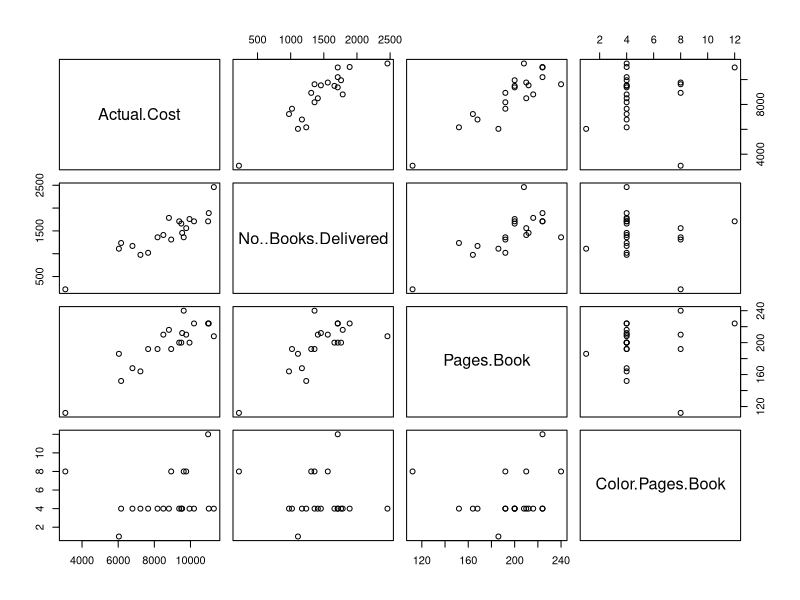
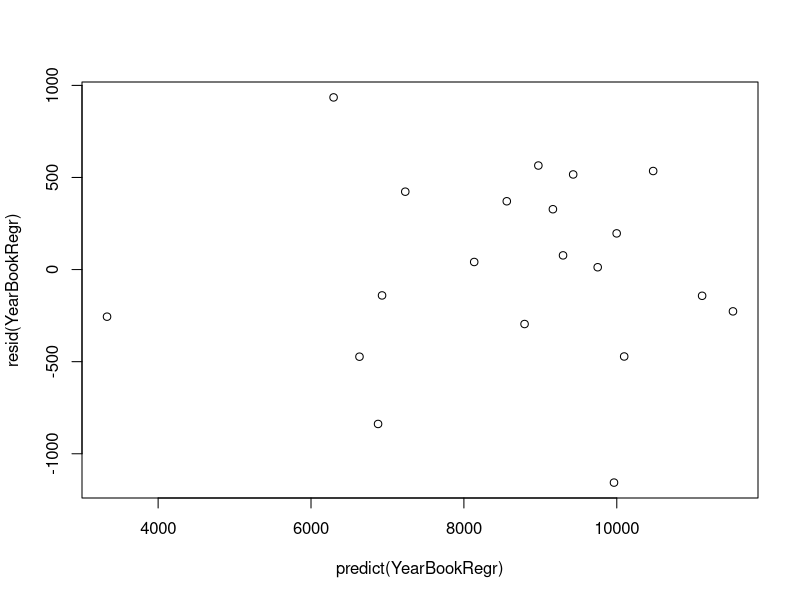
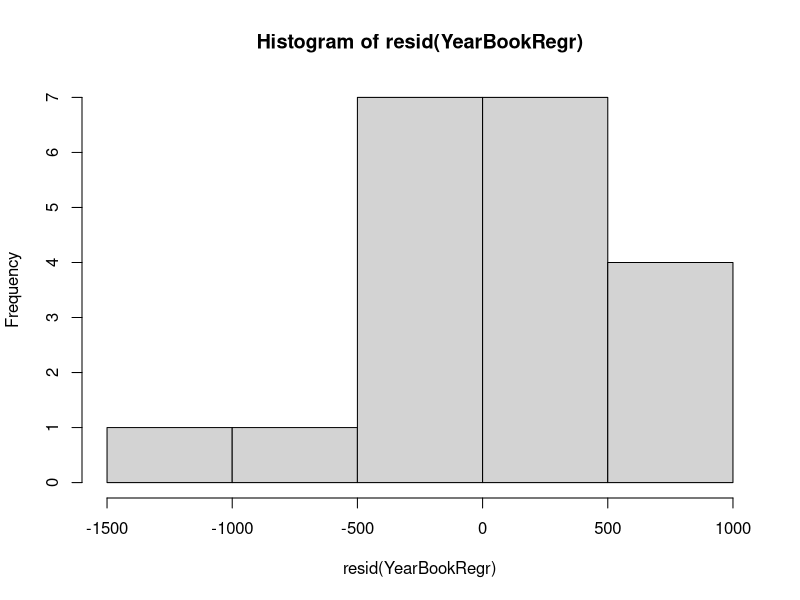

Reproduce these figures in R, in order. (Note: this script raises an error after producing the figures.)
#Read in Dataframe
YearBook <- read.csv("Valley Publishing (A) 1.csv")

#Correlations
cor(YearBook)

#Correlation Scatterplots
pairs(~Actual.Cost + No..Books.Delivered + Pages.Book + Color.Pages.Book, data = YearBook)

#(3x)Regression Model
YearBookRegr <- lm(Actual.Cost ~ No..Books.Delivered + Pages.Book + Color.Pages.Book, data = YearBook)
summary(YearBookRegr)
plot(predict(YearBookRegr), resid(YearBookRegr))
hist(resid(YearBookRegr))
skewness(resid(YearBookRegr))
kurtosis(resid(YearBookRegr))

#(2x)Regression Model
YearBookRegr2 <- lm(Actual.Cost ~ No..Books.Delivered + Pages.Book, data = YearBook)
summary(YearBookRegr2)
hist(resid(YearBookRegr2))
skewness(resid(YearBookRegr2))
kurtosis(resid(YearBookRegr2))

#(2x)Regression Model 2
YearBookRegr3 <- lm(Actual.Cost ~ No..Books.Delivered + Color.Pages.Book, data = YearBook)
summary(YearBookRegr3)

#(2x)Regression Model 3
YearBookRegr4 <- lm(Actual.Cost ~ Pages.Book + Color.Pages.Book, data = YearBook)
summary(YearBookRegr4)